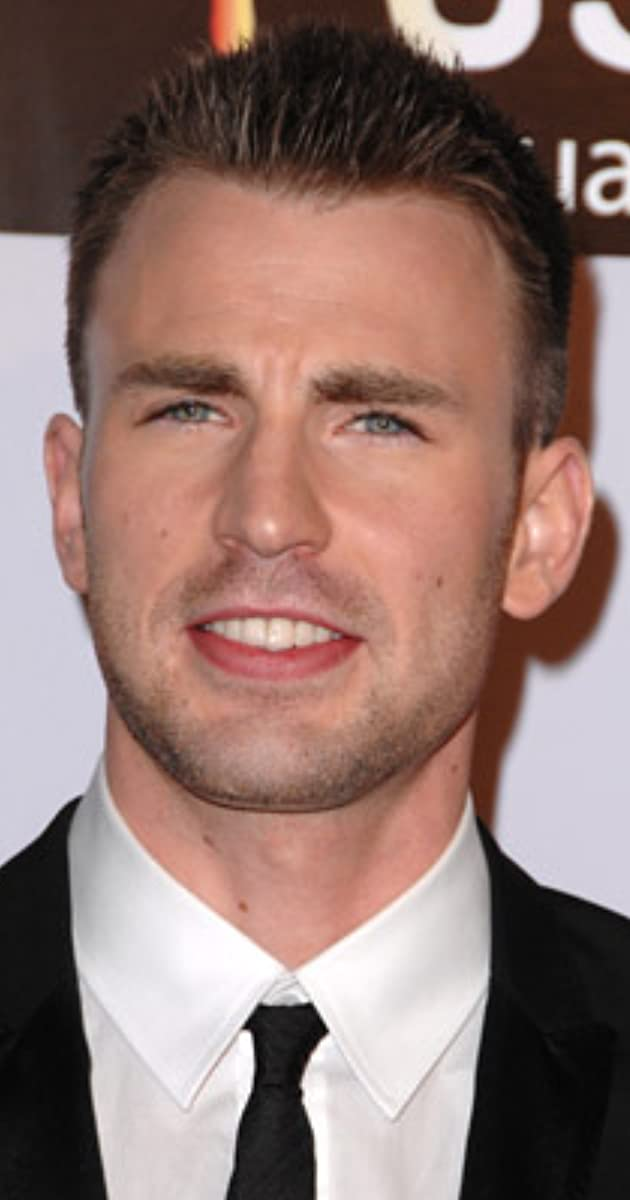
#> input picture people_faces/train/chris_evans/1.jpg, 630 x 1200 px, given as the content of the folder EM/Computer Vision/project/practice/people_faces/train/vijay, which was not available
$ python face_recognition.py
#> lines starting #> are read from the running program, lines starting #| are printed output that depends on the picture; long printed decimals are rounded; pictures that were not available may be replaced by others from this repository, and a replacement may not be noted
import cv2
import numpy as np
import os

people = ['vijay','rdj','chris_evans']

dir = r'D:\college\6TH SEM\Computer Vision\project\practice\people_faces\train'

haar_cas = cv2.CascadeClassifier('haar_cascade_frontface.xml')

features = []
labels = []

def create_train():
    for person in people:
        path = os.path.join(dir,person)
        label = people.index(person)

        for img in os.listdir(path):
            img_path = os.path.join(path, img)
            img_array = cv2.imread(img_path)
#> img_array is the input picture: shape (1200, 630, 3); mean B, G, R 112.1, 118.3, 145.5
            gray = cv2.cvtColor(img_array, cv2.COLOR_BGR2GRAY)
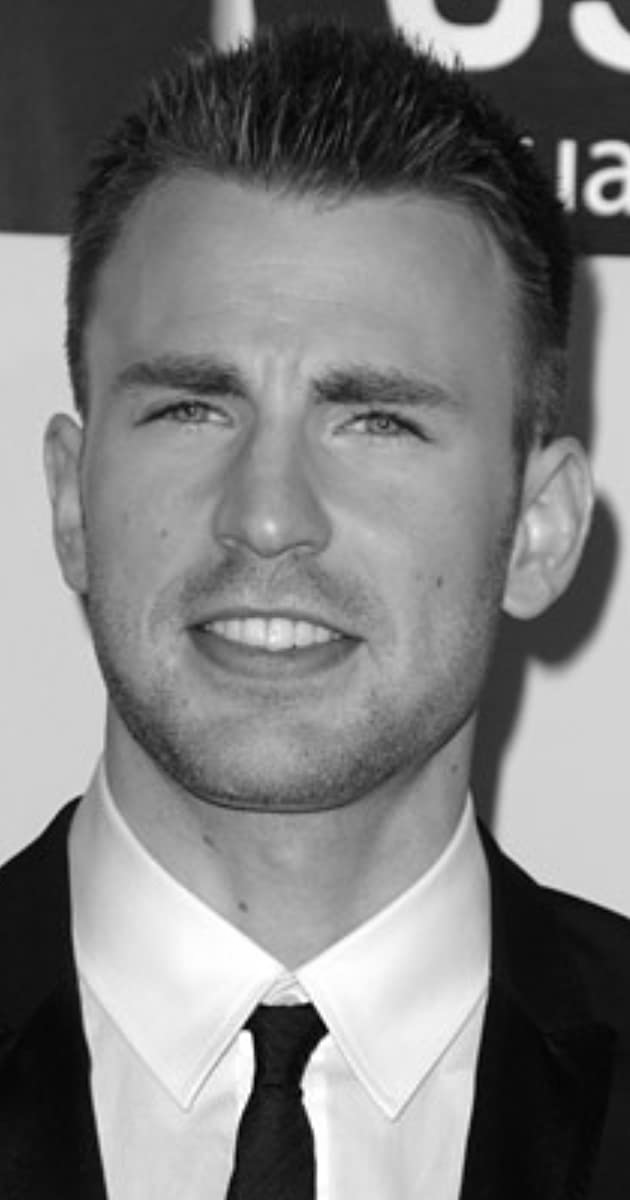
#> gray: shape (1200, 630); min 0, max 255, mean 125.8

            rect = haar_cas.detectMultiScale(gray, scaleFactor=1.1, minNeighbors=4)
#> rect = [[41, 212, 499, 499]]

            for (x,y,w,h) in rect:
                roi = gray[y:y+h,x:x+w]
                features.append(roi)
                labels.append(label)
#> this loop made 1 pass
#> pass 1, in create_train, `roi = gray[y:y+h,x:x+w]`:
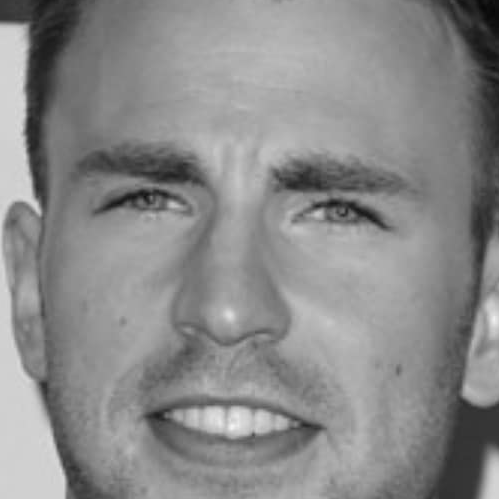
#> roi: shape (499, 499); min 6, max 244, mean 137.7
#> after the loop, features = 1 item; labels = [0]
#> pass 2 of the loop in create_train, `for person in people:`:
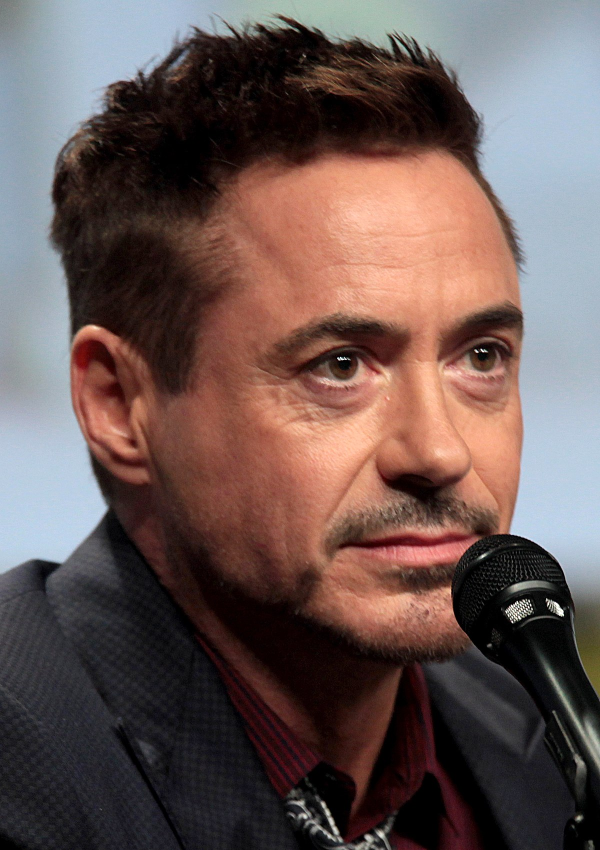
#> input picture people_faces/train/rdj/1.jpg, 1200 x 1700 px, found by its file name (shown at 1/2 size)
#> in create_train, img_array is the input picture: shape (1700, 1200, 3); mean B, G, R 83.8, 86.7, 105.3
#> in create_train, `gray = cv2.cvtColor(img_array, cv2.COLOR_BGR2GRAY)`:
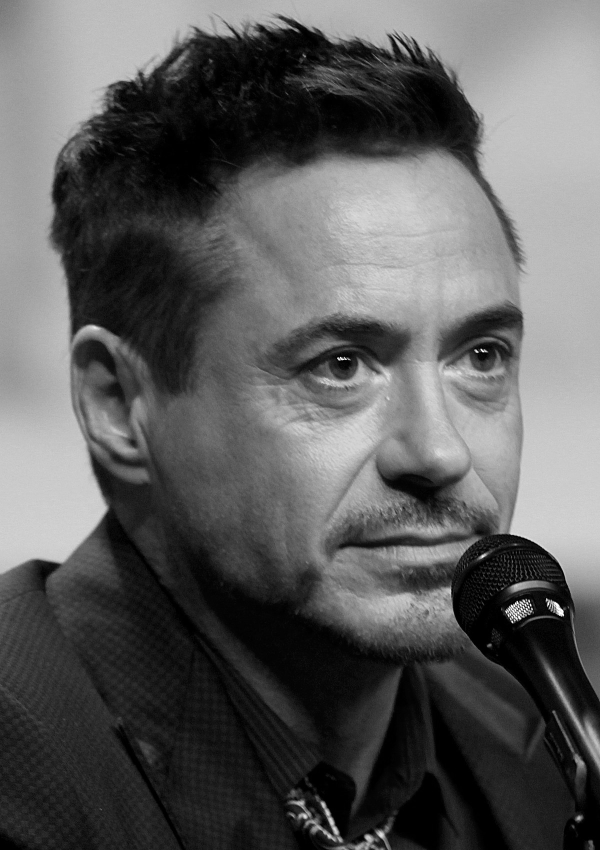
#> gray: shape (1700, 1200) (shown at 1/2 size); min 0, max 255, mean 92
#> rect = [[116, 654, 344, 344], [439, 424, 742, 742]]
#> the loop in create_train, `for (x,y,w,h) in rect:` made 2 passes
#> pass 2, in create_train, `roi = gray[y:y+h,x:x+w]`:
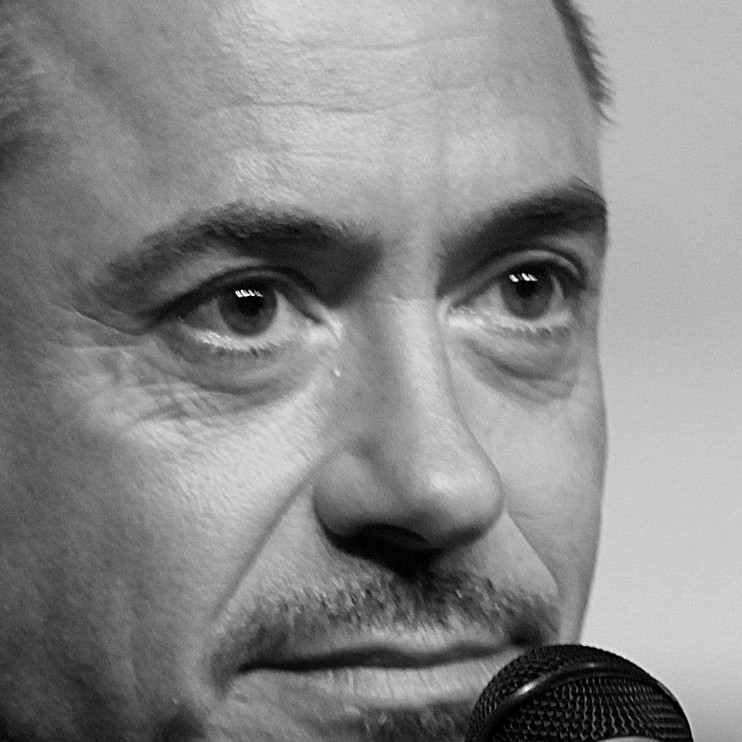
#> roi: shape (742, 742); min 0, max 255, mean 135.5
#> after the loop in create_train, `for (x,y,w,h) in rect:`: features = 3 items; labels = [0, 1, 1]

create_train()

faces_recognizer = cv2.face.LBPHFaceRecognizer_create()

features = np.array(features, dtype='object')
labels = np.array(labels)

print(features.shape, labels.shape)
#| (6,) (6,)

faces_recognizer.train(features, labels)

faces_recognizer.save('face_trained.yml')
# np.save('features.npy',features)
# np.save('labels.npy',labels)
# faces_recognizer.read('face_trained.yml')

test_img1 = cv2.imread('people_faces/val/rdj/3.jpg')
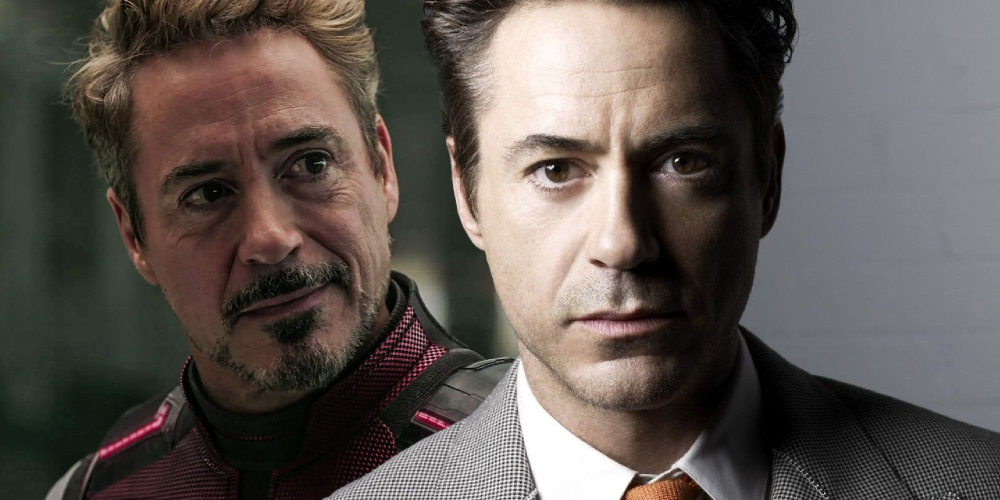
#> input picture people_faces/val/rdj/3.jpg, 2000 x 1000 px (shown at 1/2 size)
#> test_img1 is the input picture: shape (1000, 2000, 3); mean B, G, R 80.5, 85.3, 93.2
sample_img1 = cv2.cvtColor(test_img1, cv2.COLOR_BGR2GRAY)
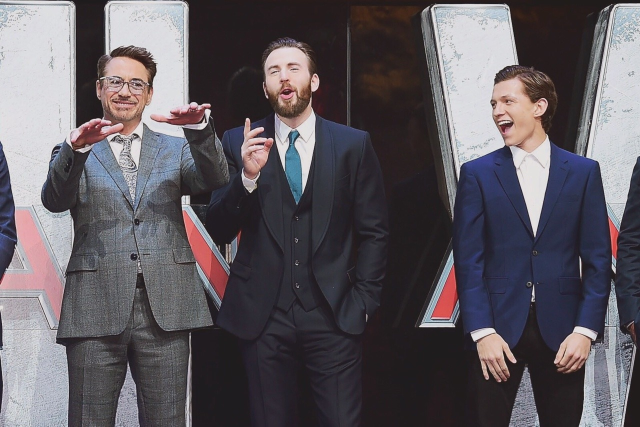
#> input picture people_faces/val/chris_evans/1.jpg, 1280 x 853 px (shown at 1/2 size)
#> further down, test_img is the input picture: shape (853, 1280, 3); mean B, G, R 95.8, 89.7, 94.9
# sample_img2 = cv2.cvtColor(cv2.imread('/people_faces/val/vijay/2.webp'),cv2.COLOR_BGR2GRAY)
# sample_img3 = cv2.cvtColor(cv2.imread('/people_faces/val/vijay/3.jpg'),cv2.COLOR_BGR2GRAY)

def show_predict_picture(sample_img1, test_img1):
    face_rect = haar_cas.detectMultiScale(sample_img1,3, 6)
#> face_rect = [[908, 79, 648, 648], [197, 108, 648, 648]]

    for (x,y,w,h) in face_rect:
        roi = sample_img1[y:y+h,x:x+w]

        label,confidence = faces_recognizer.predict(roi)
        print(f'Label: str{people[label]}, with confidence of {confidence}')

        cv2.putText(test_img1, str(people[label]), (20,20), cv2.FONT_HERSHEY_COMPLEX, 1, (255,0,0), thickness=2)
        cv2.rectangle(test_img1, (x,y), (x+w,y+h), (0,255,0),thickness=2)
#> this loop made 2 passes
#> (x, y, w, h, label, confidence) on passes 1 to 2: (908, 79, 648, 648, 1, 23.24), (197, 108, 648, 648, 1, 31.88)
#| Label: strrdj, with confidence of 23.243
#| Label: strrdj, with confidence of 31.879
#> pass 1, in show_predict_picture, `roi = sample_img1[y:y+h,x:x+w]`:
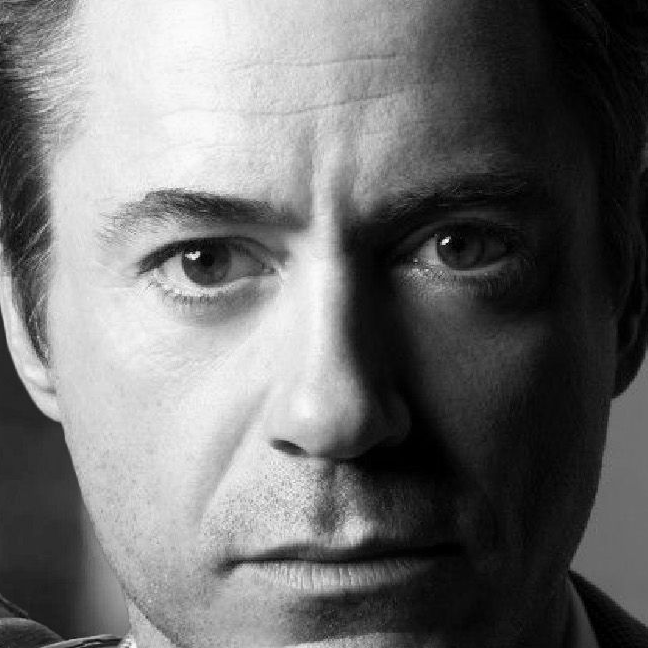
#> roi: shape (648, 648); min 0, max 254, mean 110.5
#> pass 2, in show_predict_picture, `roi = sample_img1[y:y+h,x:x+w]`:
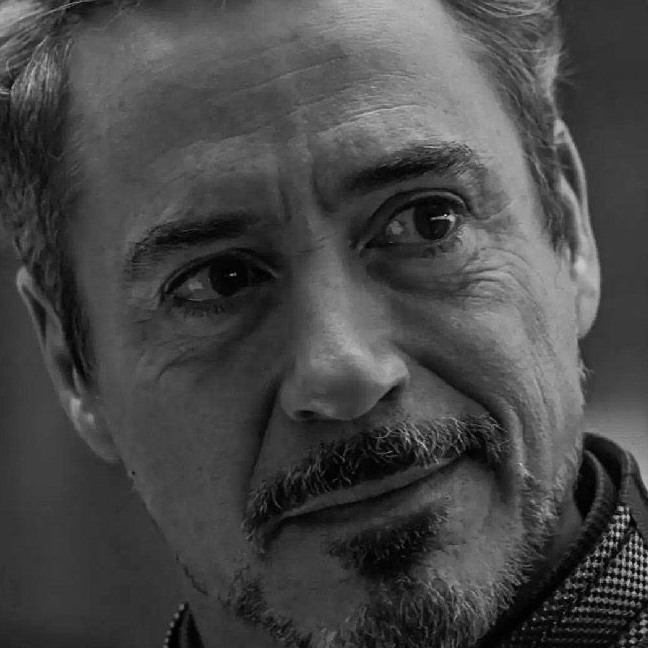
#> roi: shape (648, 648); min 0, max 211, mean 70.9
#> after the loop:
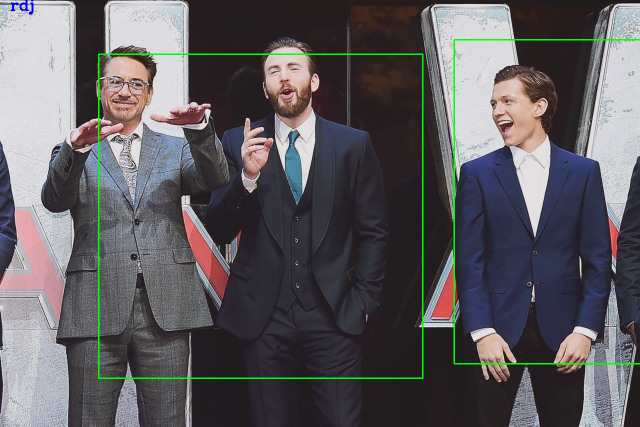
#> test_img1: shape (853, 1280, 3) (shown at 1/2 size); mean B, G, R 94.9, 91.5, 93.8

    cv2.imshow("Predicted result",test_img1)

    cv2.waitKey(0)

# show_predict_picture(sample_img1, test_img1)

test_img = cv2.imread('people_faces/val/chris_evans/1.jpg')
sample_img = cv2.cvtColor(test_img1, cv2.COLOR_BGR2GRAY)

show_predict_picture(sample_img, test_img)
